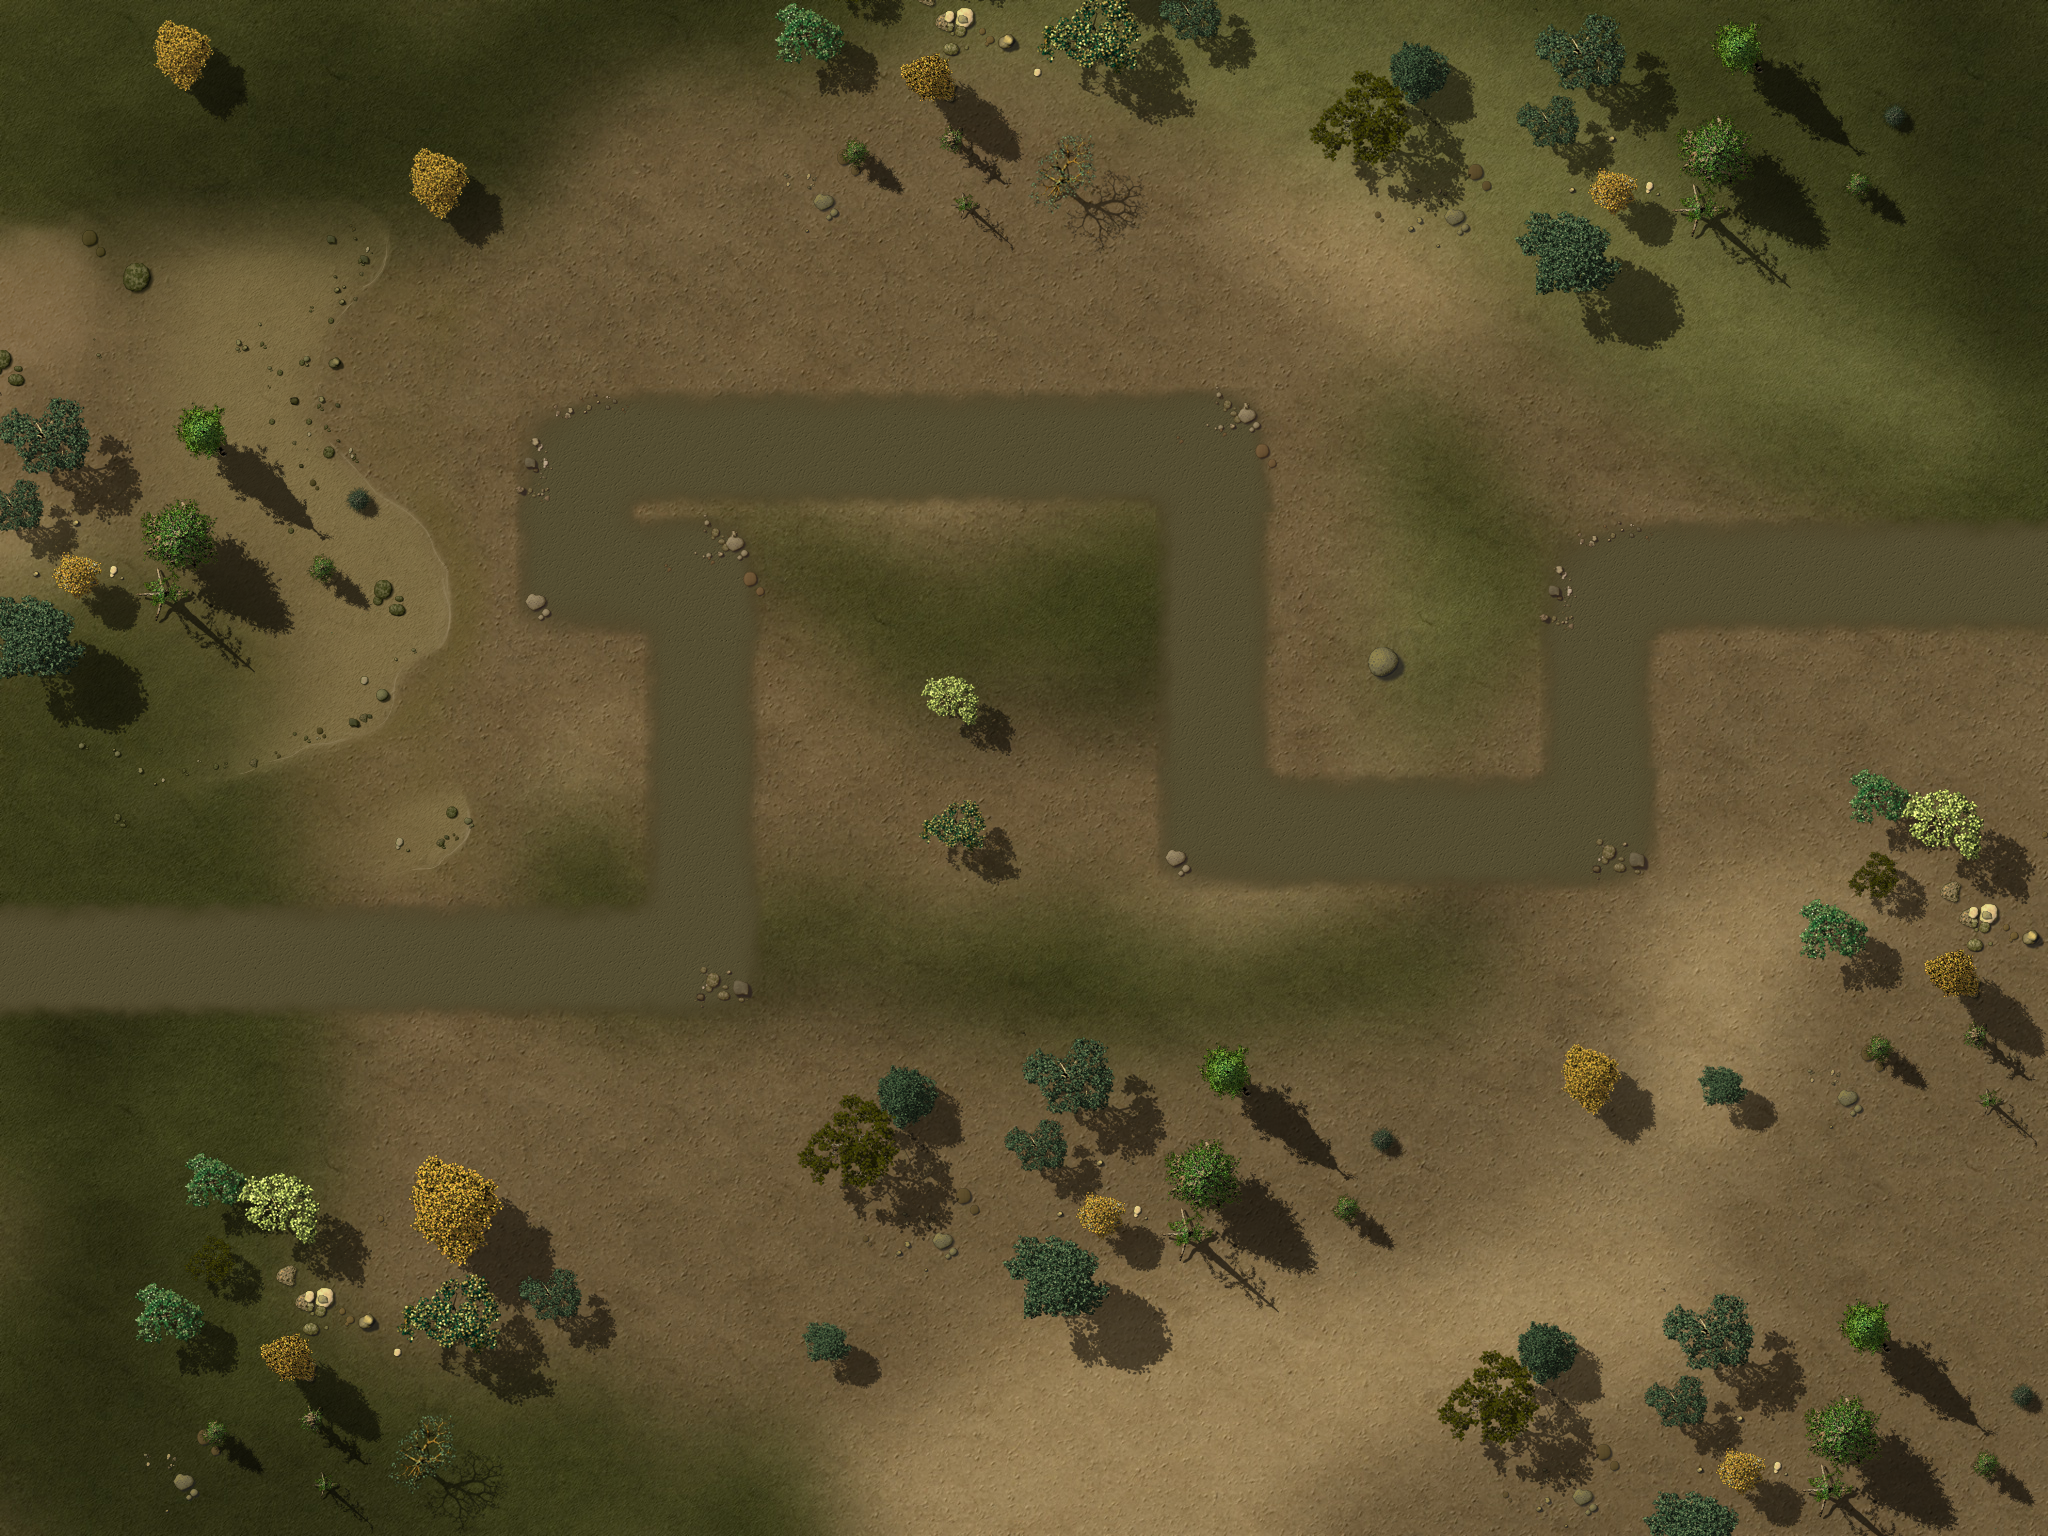

A 2D game scene composited from a Tiled map and its tileset images. What follows is a short description and the map's XML, with each tile layer's data collapsed to a summary:
An orthogonal 16x12 tile map with 128x128 px tiles, 4 tile layers (Ground, Objects1, Objects2, Path), 1 hidden layer not drawn, 3 tilesets and 17 objects.

<map version="1.0" orientation="orthogonal" width="16" height="12" tilewidth="128" tileheight="128">
 <properties>
 <property name="wave01" value="1,2,1,1,1,2,10,3,10,10,2,10,10,1,1,2,2,1,1,10,10,10,10,10,2,2,1,1" />
 <property name="wave02" value="4,10,10,10,10,1,1,1,1,1,4,1,1,4,1,1,3,3,3" />
 <property name="wave03" value="1,2,1,1,1,2,10,10,10,2,10,10,1,1,2,2,1,1,10,10,10,10,10,2,2,1,1" />
 <property name="wave04" value="10,6,10,10,1,10,1,10,1,10,10,10,1,1,1,1,10,10,10,10,1,1,1,10" />
 <property name="wave05" value="10,10,3,3,10,10,10,7,7,4,4,5,4,5,5,3,5,5,5,10,10,10,10,10,5,5,5,7,5,7,5,7,4" />
 <property name="wave06" value="2,5,5,5,5,5,5,5,4,4,4,7,7,7,7,5,5,5,7,7,4,4,4,7,6,7,4,5,4" />
 <property name="wave07" value="10,10,10,5,10,5,5,4,10,10,4,10,10,10,5,3,5,4,5,4,5,2" />
 <property name="wave08" value="10,3,10,10,6,10,7,7,4,4,5,4,5,5,5,5,5,5,10,10,10,10,10,5,5,5,7,5,7,5,7,4" />
 <property name="wave09" value="1,5,5,5,4,5,5,5,5,4,6,5,5,4,5,5,5,7,5,5,5,7,4,5,4,4,5,5,3,10,10,10" />
 <property name="wave10" value="1,7,5,5,5,7,10,103,10,7,10,10,5,5,7,7,5,5,10,10,10,10,10,7,7,5,102" />
 <property name="wave11" value="5,5,4,5,4,4,5,5,5,5,10,5,5,5,5,5,5,5,5,3,3,6,10,8,10,10,10,8,10,3,5,5,5,7,7,8,5,5,5,5,2" />
 <property name="wave12" value="10,10,10,10,10,8,3,7,4,5,4,5,5,5,10,8,10,10,10,10,6,10,10,10,10,10,10,10,10,10,10,10,10,6,5,7,11,6,10,10,10,6,5,5,5,5,10,10,10,6,10,10" />
 <property name="wave13" value="2,7,7,5,4,5,4,4,5,5,5,4,5,5,5,5,5,5,5,5,5,5,5,5,5,5,5,1" />
 <property name="wave14" value="8,10,10,10,6,10,10,3,10,10,6,10,10,10,10,10,4,4,4,4,5,5,5,10,10,10,9,10,10,7,10" />
 <property name="wave15" value="1,4,4,5,5,9,5,5,5,5,4,5,4,5,4,4,5,4,5,7,5,5,5,5,5,5,5,5,9,3,5,10,10,5,5,5,7,7,4,4" />
 <property name="wave16" value="7,7,7,7,7,7,6,7,7,7,7,7,7,5,5,5,5,8,7,5,5,4,4,4,9,8,9,9,9,5,5,6" />
 <property name="wave17" value="7,7,9,7,7,5,5,5,5,9,5,5,5,7,5,5,7,7,7,5,7,5,5,5,5,4" />
 <property name="wave18" value="2,7,6,4,4,5,4,10,10,10,10,4,4,4,10,10,8,10,10,10,9,5,5,7,7,7" />
 <property name="wave19" value="10,10,10,10,10,10,9,8,9,7,4,5,4,5,5,5,10,10,5,5,5,5,5,5,5,5,9,3,6,10,10,7,10,5,5,5,5,3" />
 <property name="wave20" value="102,6,10,10,10,9,3,5,10,10,5,5,5,7,7,4,4,10,10,6,10,8,10,10,10,10,10,10,10,10,10,5,5,5,5,5,5,7,10,10,6,10,101" />
 <property name="wave21" value="10,10,10,10,10,7,10,10,7,10,10,8,10,7,10,10,10,8,10,10,8" />
<property name="wave22" value="1,7,5,5,5,7,10,10,10,7,10,10,5,5,7,7,5,5,10,10,10,10,10,7,7,5,1" />
<property name="wave23" value="5,5,6,6,5,5,5,5,5,5,7,7,7,7,8,9,7,4,5,4,5,5,5,8,5,7,8,4,5,6,11,5,5,5,4,6" />
<property name="wave24" value="11,11,8,9,7,4,5,4,5,5,5,11,9,3,5,5,5,5,5,5,5,5,9,3,6,8,8,11,11,11" />
<property name="wave25" value="2,7,5,5,5,5,5,5,5,5,5,9,3,6,5,8,8,9,7,4,6,4,4,4,5,5,5,9,9,9,9,9,6,5,6" />
<property name="wave26" value="11,11,11,9,3,8,11,11,11,11,8,9,9,9,5,5,6,8,5,7,8,4,5,8,11,5,5,5,4,4" />
<property name="wave27" value="3,9,5,5,5,5,7,7,4,4,9,5,5,5,5,5,5,5,5,9,5,5,5,5,5,5,1" />
<property name="wave28" value="6,11,11,11,11,6,11,11,11,11,6,9,9,5,5,9,9,5,5,5,5,9,9,9,8,5,5,5,1" />
<property name="wave29" value="10,10,10,10,5,10,5,10,5,10,10,10,5,5,5,5,10,10,10,10,5,5,5,10" />
<property name="wave30" value="1,5,5,5,10,6,6,5,10,10,8,8,5,5,5,5,5,5,8,10,10,8,102,5,5,5,5,4,4,9,3,6,103" />
<property name="wave31" value="9,9,9,9,10,10,10,10,10,6,5,5,6,8,8,5,5,8,8,5,5,5,9,9,5,5,9,6,11,11,11,10,8,5,5,11,11,11,6,10,9,9,9,10,10,10,10,10,5,5,4,5,5,5,6,5,5,5,11,11,11,11,9,8" />
<property name="wave32" value="1,7,5,8,7,7,5,5,4,5,8,7,5,7,6,5,5,5,5,9,5,4,4,4,4,9,3,7,7,5,4,6,5,5,5,5,6,5,5,7,7,5,5,5,7,7,7,9,3,5,5,9,5,5,7,5,5,11,9,9,9,5,5,9,9,6,5,5,7,8,8,9,3" />
<property name="wave33" value="8,10,10,10,8,7,7,10,10,10,10,5,5,5,6,9,9,5,5,11,11,6,8,11,11,8,5,10,8,10,10,7,9,10,10,6,5,5,4,4,6,11,11,8,5,5,5,8,10,7,7,7,9,5,5,6,5,5" />
<property name="wave34" value="9,8,7,9,8,7,5,5,5,5,7,7,7,9,3,7,5,5,5,5,5,6,10,4,10,10,6,6,10,5,5,5,6,5,5,6,5,8,9,5,5,5,5,4,5,5,4," />
<property name="wave35" value="6,6,5,5,5,5,5,6,7,6,6,5,5,5,5,8,7,7,8,5,5,7,4,4,4,5,5,4,4,9,5,5,11,11,11,8,5,5,6,5,7,5,5,9,3,7,4,4,7,7,7,6,6,9,5,5,5,7,7,5,5,5,5,5,5,5,4,7,5,5,5,1" />
<property name="wave36" value="6,10,10,10,10,10,10,10,10,10,8,10,10,10,10,10,6,6,5,5,5,7,7,10,10,6,10,10,10,5,5,6,5,5,8,10,10,10,10,10,10,10,10,10,10,5,5,5,5,5,5,7,10,10,10,10,3" />
<property name="wave37" value="10,10,10,5,8,5,5,4,10,10,4,10,10,8,11,11,11,8,11,11,6,11,11,5,5,9,9,5,9,5,4,4,8,6,10,10,5,5,5,5,5,11,11,11,6,6,5,5,5,6,11,8,8,10,5,5,5,4,5,4,5,7,5,5,5,5,7,7,7,7,5,5,5,6,1" />
<property name="wave38" value="4,4,7,7,5,5,8,5,5,5,7,5,9,9,10,11,11,9,6,5,5,5,6,6,5,6,4,5,6,7,7,4,4,4,5,4,4,9,4,5,5,11,11,6,11,11,11,9,9,8,5,8,5,7,7,5,5,4,4,5,5,5,7,7,5,5,5,5,5,5,6,6,5,5,5,5,7" />
<property name="wave39" value="10,10,10,10,10,10,8,10,10,6,10,10,5,5,5,8,4,4,4,4,9,3,9,3,8,10,9,9,10,10,6,6,4,5,4,4,5,5,6,5,10,7,8,10,6,10,10,10,10,6,10,10,10,10,10,10,6,10,10,10,10,10,10,10,10,5,5,5,5,10,10,8,11,11,11,8,10,10,10,10" />
<property name="wave40" value="4,4,10,10,10,5,10,10,6,6,5,5,5,10,5,10,11,8,11,101,5,5,5,6,5,8,10,5,6,10,6,10,10,5,10,10,6,10,10,11,11,11,5,5,5,6,9,5,103,7,7,5,5,7,8,5,10,10,5,10,10,10,10,5,10,10,10,10,7,10,10,7,10,10,103" />
 </properties>
 <tileset firstgid="1" name="ground" tilewidth="128" tileheight="128">
  <image source="tilesWorld1.png" width="2048" height="2048" />
 </tileset>
 <tileset firstgid="257" name="path" tilewidth="128" tileheight="128">
  <image source="path01.png" width="512" height="512" />
 </tileset>
 <tileset firstgid="273" name="ground" tilewidth="2048" tileheight="1536">
  <image source="ground4.jpg" width="2048" height="1536" />
 </tileset>
 <layer name="Ground" width="16" height="12">
  <data>[192 cells, 1 non-empty, 1 distinct tile ids]</data>
 </layer>
 <layer name="Objects1" width="16" height="12">
  <data>[192 cells, 28 non-empty, 28 distinct tile ids]</data>
 </layer>
 <layer name="Objects2" width="16" height="12">
  <data>[192 cells, 71 non-empty, 25 distinct tile ids]</data>
 </layer>
 <objectgroup name="Objects3" width="16" height="12">
  <object gid="234" x="934" y="812" />
  <object gid="234" x="932" y="376" />
  <object gid="234" x="1310" y="360" />
  <object gid="234" x="1408" y="512" />
 </objectgroup>
 <layer name="Path" width="16" height="12">
  <data>[192 cells, 27 non-empty, 6 distinct tile ids]</data>
 </layer>
 <objectgroup name="Locked" width="16" height="12">
  <object x="2432" y="256" />
  <object x="0" y="0" width="2048" height="256" />
  <object x="0" y="1280" width="2048" height="256" />
  <object x="0" y="256" width="128" height="1024" />
  <object x="1920" y="256" width="128" height="1024" />
  <object x="1792" y="768" width="128" height="384" />
  <object x="1536" y="1024" width="256" height="128" />
  <object x="128" y="1152" width="384" height="128" />
  <object x="768" y="1024" width="640" height="256" />
  <object x="896" y="640" width="128" height="256" />
  <object x="128" y="384" width="128" height="256" />
  <object x="256" y="512" width="128" height="128" />
 </objectgroup>
 <objectgroup name="Waypoints" width="16" height="12">
  <object x="0" y="512">
   <polyline points="-148,443 693,443 691,52 568,51 572,-61 1210,-60 1215,314 1597,314 1599,68 2197,66" />
  </object>
 </objectgroup>
 <layer name="blendAdd" width="16" height="12" visible="0">
  <data>[192 cells, 0 non-empty, 0 distinct tile ids]</data>
 </layer>
</map>
